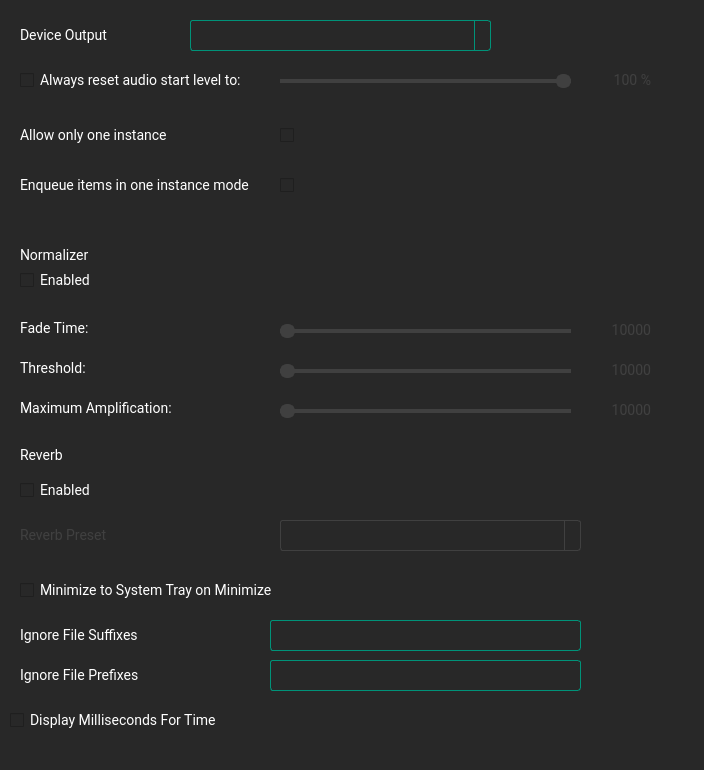
   <widget class="QWidget" name="scrollAreaWidgetContents">
    <property name="geometry">
     <rect>
      <x>0</x>
      <y>0</y>
      <width>704</width>
      <height>770</height>
     </rect>
    </property>
    <property name="sizePolicy">
     <sizepolicy hsizetype="Preferred" vsizetype="Fixed">
      <horstretch>0</horstretch>
      <verstretch>0</verstretch>
     </sizepolicy>
    </property>
    <property name="minimumSize">
     <size>
      <width>0</width>
      <height>770</height>
     </size>
    </property>
    <property name="maximumSize">
     <size>
      <width>16777215</width>
      <height>900</height>
     </size>
    </property>
    <property name="styleSheet">
     <string notr="true">
QWidget
{
border-color:#ff2828;
selection-background-color: #333333/*selection*/;
selection-color: #ffffff/*main text*/;
font-family:Roboto;
font-size:14px;
background-color:#282828/*background*/;
color:#ffffff/*main text*/;
}
QTextEdit {
    border: 8px solid;
	border-color:#009379/*main*/; 
    border-radius: 3px;
    padding: 1px 18px 1px 3px;
    min-width: 6em;
}

QSlider::groove:horizontal { 
	background-color: #404040/*medium*/;
	height: 4px; 
	border-radius: 4px;
}
QSlider::handle:horizontal { 
	background-color: #009379/*main*/; 
	border: 2px solid #009379/*main*/; 
	width: 11px; 
	height: 20px; 
	line-height: 20px; 
	margin-top: -5px; 
	margin-bottom: -5px; 
	border-radius: 7px; 
}
QSlider::handle:horizontal:hover { 
	background-color: #00c09e/*main hover*/; 
	border: 2px solid #00c09e/*main hover*/; 
}


QSlider::sub-page:horizontal {
background-color:#009379/*main*/; 
}
QComboBox {
    border: 1px solid;
	border-color: #009379/*main*/; 
    border-radius: 3px;
    padding: 1px 18px 1px 3px;
    min-width: 6em;
}


QComboBox:!editable, QComboBox::drop-down:editable {
}

/* QComboBox gets the &quot;on&quot; state when the popup is open */
QComboBox:!editable:on, QComboBox::drop-down:editable:on {
    background: #333333/*selection*/
}

QComboBox:on { /* shift the text when the popup opens */
    padding-top: 3px;
    padding-left: 4px;
}

QComboBox::drop-down {
    subcontrol-origin: padding;
    subcontrol-position: top right;
    width: 15px;
	
    border-left-width: 1px;
    border-left-color: #009379/*main*/; 
    border-left-style: solid; /* just a single line */
    border-top-right-radius: 3px; /* same radius as the QComboBox */
    border-bottom-right-radius: 3px;
}
QComboBox QAbstractItemView {
    border: 1px solid;
	border-color: #009379/*main*/; 
    background-color:#282828/*background*/;
	outline:none;
}
QComboBox::down-arrow {
    image: url(/usr/share/icons/crystalsvg/16x16/actions/1downarrow.png);
}

QComboBox::down-arrow:on { /* shift the arrow when popup is open */
    top: 1px;
    left: 1px;
}


QLineEdit {
    border: 1px solid;
	border-color:#009379/*main*/; 
    border-radius: 3px;
    padding: 1px 18px 1px 3px;
    min-width: 6em;
}

QWidget:disabled
{
color:#404040/*medium*/;

}
QPushButton::disabled
{
background-color:#ff2828;
}
QSlider::handle:disabled { 
	background-color: #404040/*medium*/;
	border: 2px solid #404040/*medium*/;
}
QSlider::sub-page:horizontal:disabled {
background-color:#404040/*medium*/;
}
QComboBox:disabled {
    border: 1px solid #404040/*medium*/;

}
QComboBox::drop-down:disabled {

    border-left-color: #404040/*medium*/;

}

QCheckBox:disabled {
    /*border:1px solid #ff0000;*/
}
 </string>
    </property>
    <widget class="QComboBox" name="comboBoxReverb">
     <property name="enabled">
      <bool>false</bool>
     </property>
     <property name="geometry">
      <rect>
       <x>280</x>
       <y>520</y>
       <width>301</width>
       <height>31</height>
      </rect>
     </property>
    </widget>
    <widget class="QLabel" name="labelNormalizerMaxAmpValue">
     <property name="enabled">
      <bool>false</bool>
     </property>
     <property name="geometry">
      <rect>
       <x>590</x>
       <y>390</y>
       <width>61</width>
       <height>41</height>
      </rect>
     </property>
     <property name="text">
      <string>10000</string>
     </property>
     <property name="alignment">
      <set>Qt::AlignRight|Qt::AlignTrailing|Qt::AlignVCenter</set>
     </property>
    </widget>
    <widget class="QLabel" name="labelReverb">
     <property name="geometry">
      <rect>
       <x>20</x>
       <y>440</y>
       <width>125</width>
       <height>31</height>
      </rect>
     </property>
     <property name="text">
      <string>Reverb</string>
     </property>
    </widget>
    <widget class="QLabel" name="labelNormalizerThreshold">
     <property name="geometry">
      <rect>
       <x>20</x>
       <y>353</y>
       <width>125</width>
       <height>31</height>
      </rect>
     </property>
     <property name="text">
      <string>Threshold:</string>
     </property>
    </widget>
    <widget class="QLabel" name="labelReverbPreset">
     <property name="enabled">
      <bool>false</bool>
     </property>
     <property name="geometry">
      <rect>
       <x>20</x>
       <y>520</y>
       <width>125</width>
       <height>31</height>
      </rect>
     </property>
     <property name="text">
      <string>Reverb Preset</string>
     </property>
    </widget>
    <widget class="QSlider" name="SliderNormalizerFadeTim">
     <property name="enabled">
      <bool>false</bool>
     </property>
     <property name="geometry">
      <rect>
       <x>280</x>
       <y>320</y>
       <width>291</width>
       <height>22</height>
      </rect>
     </property>
     <property name="maximum">
      <number>20000</number>
     </property>
     <property name="pageStep">
      <number>1000</number>
     </property>
     <property name="orientation">
      <enum>Qt::Horizontal</enum>
     </property>
    </widget>
    <widget class="QLabel" name="labelNormalizerFadeTimeValue">
     <property name="enabled">
      <bool>false</bool>
     </property>
     <property name="geometry">
      <rect>
       <x>590</x>
       <y>310</y>
       <width>61</width>
       <height>41</height>
      </rect>
     </property>
     <property name="text">
      <string>10000</string>
     </property>
     <property name="alignment">
      <set>Qt::AlignRight|Qt::AlignTrailing|Qt::AlignVCenter</set>
     </property>
    </widget>
    <widget class="QCheckBox" name="checkBoxReverb">
     <property name="geometry">
      <rect>
       <x>20</x>
       <y>470</y>
       <width>191</width>
       <height>41</height>
      </rect>
     </property>
     <property name="text">
      <string>Enabled</string>
     </property>
     <property name="iconSize">
      <size>
       <width>40</width>
       <height>40</height>
      </size>
     </property>
    </widget>
    <widget class="QLabel" name="labelNormalizerMaxAmp">
     <property name="geometry">
      <rect>
       <x>20</x>
       <y>393</y>
       <width>161</width>
       <height>31</height>
      </rect>
     </property>
     <property name="text">
      <string>Maximum Amplification:</string>
     </property>
    </widget>
    <widget class="QComboBox" name="comboBox">
     <property name="geometry">
      <rect>
       <x>190</x>
       <y>20</y>
       <width>301</width>
       <height>31</height>
      </rect>
     </property>
    </widget>
    <widget class="QLabel" name="labelNormalizerThresholdValue">
     <property name="enabled">
      <bool>false</bool>
     </property>
     <property name="geometry">
      <rect>
       <x>590</x>
       <y>350</y>
       <width>61</width>
       <height>41</height>
      </rect>
     </property>
     <property name="text">
      <string>10000</string>
     </property>
     <property name="alignment">
      <set>Qt::AlignRight|Qt::AlignTrailing|Qt::AlignVCenter</set>
     </property>
    </widget>
    <widget class="QLabel" name="labelSliderResetVolume">
     <property name="enabled">
      <bool>false</bool>
     </property>
     <property name="geometry">
      <rect>
       <x>590</x>
       <y>60</y>
       <width>61</width>
       <height>41</height>
      </rect>
     </property>
     <property name="text">
      <string>100 %</string>
     </property>
     <property name="alignment">
      <set>Qt::AlignRight|Qt::AlignTrailing|Qt::AlignVCenter</set>
     </property>
    </widget>
    <widget class="QSlider" name="sliderResetVolumeToValue">
     <property name="enabled">
      <bool>false</bool>
     </property>
     <property name="geometry">
      <rect>
       <x>280</x>
       <y>70</y>
       <width>291</width>
       <height>22</height>
      </rect>
     </property>
     <property name="maximum">
      <number>100</number>
     </property>
     <property name="sliderPosition">
      <number>100</number>
     </property>
     <property name="orientation">
      <enum>Qt::Horizontal</enum>
     </property>
     <property name="invertedAppearance">
      <bool>false</bool>
     </property>
     <property name="invertedControls">
      <bool>false</bool>
     </property>
     <property name="tickPosition">
      <enum>QSlider::NoTicks</enum>
     </property>
    </widget>
    <widget class="QSlider" name="SliderNormalizerMaxAmp">
     <property name="enabled">
      <bool>false</bool>
     </property>
     <property name="geometry">
      <rect>
       <x>280</x>
       <y>400</y>
       <width>291</width>
       <height>22</height>
      </rect>
     </property>
     <property name="minimum">
      <number>1</number>
     </property>
     <property name="maximum">
      <number>100000</number>
     </property>
     <property name="pageStep">
      <number>1000</number>
     </property>
     <property name="orientation">
      <enum>Qt::Horizontal</enum>
     </property>
    </widget>
    <widget class="QLabel" name="labelNormalizer">
     <property name="geometry">
      <rect>
       <x>20</x>
       <y>240</y>
       <width>125</width>
       <height>31</height>
      </rect>
     </property>
     <property name="text">
      <string>Normalizer</string>
     </property>
    </widget>
    <widget class="QLabel" name="labelNormalizerFadeTime">
     <property name="geometry">
      <rect>
       <x>20</x>
       <y>313</y>
       <width>125</width>
       <height>31</height>
      </rect>
     </property>
     <property name="text">
      <string>Fade Time:</string>
     </property>
    </widget>
    <widget class="QSlider" name="SliderNormalizerThreshold">
     <property name="enabled">
      <bool>false</bool>
     </property>
     <property name="geometry">
      <rect>
       <x>280</x>
       <y>360</y>
       <width>291</width>
       <height>22</height>
      </rect>
     </property>
     <property name="maximum">
      <number>100</number>
     </property>
     <property name="orientation">
      <enum>Qt::Horizontal</enum>
     </property>
    </widget>
    <widget class="QCheckBox" name="checkBoxResetVolume">
     <property name="geometry">
      <rect>
       <x>20</x>
       <y>60</y>
       <width>251</width>
       <height>41</height>
      </rect>
     </property>
     <property name="text">
      <string>Always reset audio start level to:</string>
     </property>
     <property name="iconSize">
      <size>
       <width>40</width>
       <height>40</height>
      </size>
     </property>
    </widget>
    <widget class="QLabel" name="labelOutput">
     <property name="geometry">
      <rect>
       <x>20</x>
       <y>20</y>
       <width>125</width>
       <height>31</height>
      </rect>
     </property>
     <property name="text">
      <string>Device Output</string>
     </property>
    </widget>
    <widget class="QCheckBox" name="checkBoxNormalizer">
     <property name="geometry">
      <rect>
       <x>20</x>
       <y>260</y>
       <width>191</width>
       <height>41</height>
      </rect>
     </property>
     <property name="text">
      <string>Enabled</string>
     </property>
     <property name="iconSize">
      <size>
       <width>40</width>
       <height>40</height>
      </size>
     </property>
    </widget>
    <widget class="QCheckBox" name="checkBoxSystrayOnQuit">
     <property name="geometry">
      <rect>
       <x>20</x>
       <y>570</y>
       <width>301</width>
       <height>41</height>
      </rect>
     </property>
     <property name="text">
      <string>Minimize to System Tray on Minimize</string>
     </property>
     <property name="iconSize">
      <size>
       <width>40</width>
       <height>40</height>
      </size>
     </property>
    </widget>
    <widget class="QLineEdit" name="lineEditIgnoreSuffix">
     <property name="geometry">
      <rect>
       <x>270</x>
       <y>620</y>
       <width>311</width>
       <height>31</height>
      </rect>
     </property>
    </widget>
    <widget class="QLineEdit" name="lineEditIgnorePrefix">
     <property name="geometry">
      <rect>
       <x>270</x>
       <y>660</y>
       <width>311</width>
       <height>31</height>
      </rect>
     </property>
    </widget>
    <widget class="QLabel" name="labelIgnoreSuffix">
     <property name="geometry">
      <rect>
       <x>20</x>
       <y>620</y>
       <width>125</width>
       <height>31</height>
      </rect>
     </property>
     <property name="text">
      <string>Ignore File Suffixes</string>
     </property>
    </widget>
    <widget class="QLabel" name="labelIgnorePrefix">
     <property name="geometry">
      <rect>
       <x>20</x>
       <y>660</y>
       <width>125</width>
       <height>31</height>
      </rect>
     </property>
     <property name="text">
      <string>Ignore File Prefixes</string>
     </property>
    </widget>
    <widget class="QCheckBox" name="checkBoxOnlyOneInstance">
     <property name="geometry">
      <rect>
       <x>280</x>
       <y>120</y>
       <width>191</width>
       <height>31</height>
      </rect>
     </property>
     <property name="text">
      <string/>
     </property>
     <property name="iconSize">
      <size>
       <width>40</width>
       <height>40</height>
      </size>
     </property>
    </widget>
    <widget class="QLabel" name="labelOnlyOneInstance">
     <property name="geometry">
      <rect>
       <x>20</x>
       <y>120</y>
       <width>171</width>
       <height>31</height>
      </rect>
     </property>
     <property name="text">
      <string>Allow only one instance</string>
     </property>
    </widget>
    <widget class="QCheckBox" name="checkBoxMilliseconds">
     <property name="geometry">
      <rect>
       <x>10</x>
       <y>700</y>
       <width>271</width>
       <height>41</height>
      </rect>
     </property>
     <property name="text">
      <string>Display Milliseconds For Time</string>
     </property>
     <property name="iconSize">
      <size>
       <width>40</width>
       <height>40</height>
      </size>
     </property>
    </widget>
    <widget class="QCheckBox" name="checkBoxEnqueueItems">
     <property name="enabled">
      <bool>false</bool>
     </property>
     <property name="geometry">
      <rect>
       <x>280</x>
       <y>170</y>
       <width>191</width>
       <height>31</height>
      </rect>
     </property>
     <property name="styleSheet">
      <string notr="true"/>
     </property>
     <property name="text">
      <string/>
     </property>
     <property name="icon">
      <iconset resource="resource.qrc">
       <normaloff>:/bzr/resources/checkbox-off.svg</normaloff>
       <normalon>:/bzr/resources/checkbox-on.svg</normalon>
       <disabledoff>:/bzr/resources/checkbox-off-disabled.svg</disabledoff>
       <disabledon>:/bzr/resources/checkbox-on-disabled.svg</disabledon>:/bzr/resources/checkbox-off.svg</iconset>
     </property>
     <property name="iconSize">
      <size>
       <width>40</width>
       <height>40</height>
      </size>
     </property>
    </widget>
    <widget class="QLabel" name="labelEnqueueItems">
     <property name="geometry">
      <rect>
       <x>20</x>
       <y>170</y>
       <width>231</width>
       <height>31</height>
      </rect>
     </property>
     <property name="text">
      <string>Enqueue items in one instance mode</string>
     </property>
    </widget>
   </widget>
